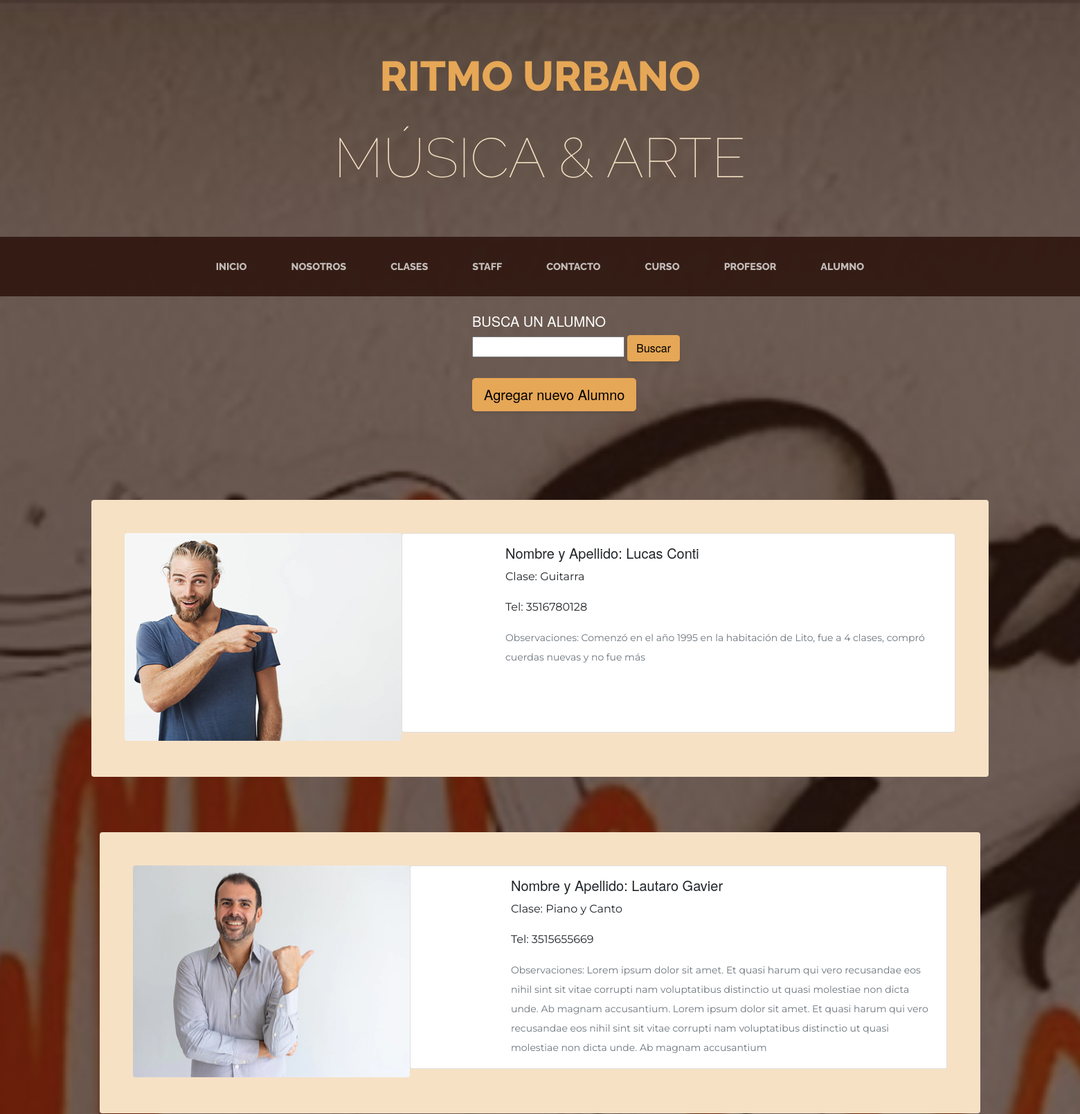
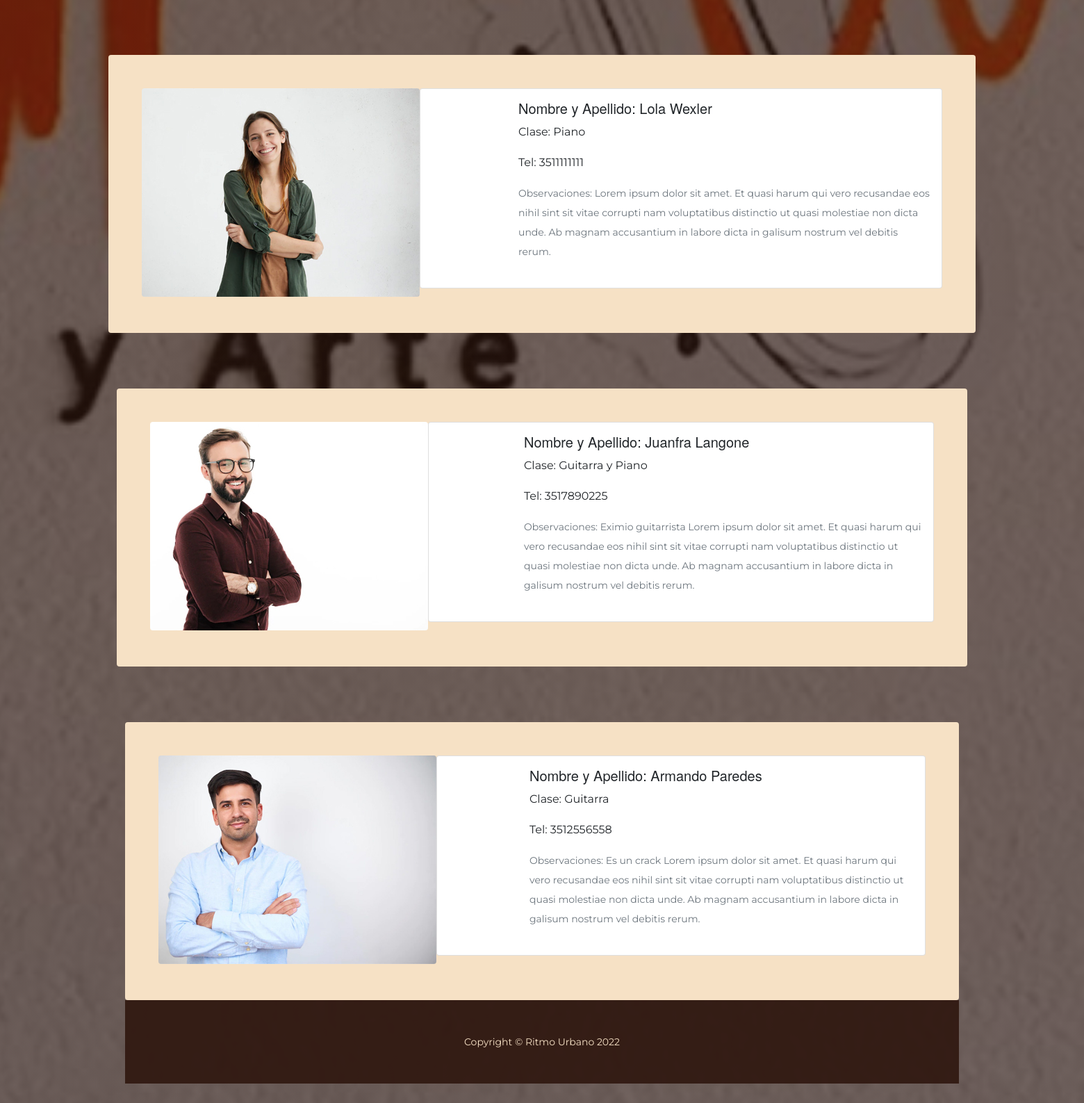
Screenshot of /alumno (signed in) with the database file from the repository (2 pictures, top to bottom).
### AppRitmoUrbano/models.py (models this page shows, shortened)
class Alumno(models.Model):
    imagen = models.ImageField(upload_to='media/alumnos', null=True, blank = True)
    nombre = models.CharField(max_length=40)
    apellido = models.CharField(max_length=40)
    curso = models.CharField(max_length=40)
    email = models.EmailField
    telefono = models.IntegerField()
    observaciones = models.TextField()

### AppRitmoUrbano/views.py (the view)
# urls.py: path('alumno',views.leerAlumno, name="LeerAlumno"),
def leerAlumno(request):
    alumno = Alumno.objects.all()
    contexto= {"alumno":alumno}
    return render(request, "AppRitmoUrbano/leeralumno.html", contexto)

### AppRitmoUrbano/templates/AppRitmoUrbano/leeralumno.html
{% extends "AppRitmoUrbano/index.html" %}
{% load static %}
{% block contenidoQueCambia %}
<br>
    <div class="content container">
        <div class="row">
            <div class="col-md-48 offset-md-5">
        <div class="col-xl-3">
            <h5 style="font-family: montserrat extrabold, helvetica neue, open sans, source Sans pro ; color: white">BUSCA UN ALUMNO</h5>
            <form action="resultadoBusqueda1" method="POST">{% csrf_token %}
                <input type="text" name="query" required>
                <input style= "font-family: montserrat extrabold, helvetica neue, open sans, source sans pro" class=" col-auto btn btn-primary btn-sg" type="submit" value="Buscar">
            </form>
        </div>
    <br>
    {% if request.user.is_authenticated %}
        <a href={% url 'AlumnoFormulario' %}><button class=" col-auto btn btn-primary btn-lg" style="font-family: montserrat extrabold, helvetica neue, open sans, source Sans pro">Agregar nuevo Alumno</button></a>
    {% else %}
        <a href={% url 'Login' %} class=" col-auto btn btn-primary btn-lg" style="color: white;">Inicia sesión para crear Alumnos</a>
    {% endif %}
    </div>
        </div>
            </div>
    <br><br>
    {% for p in alumno %}
    <section class="page-section">
        <div class="container">
            <div class="product-item">
                <div class="product-item-title d-flex">
                            <div class="bg-faded p-5 d-flex ms-auto rounded">
                            <img src="{{p.imagen.url}}" class="product-item-img mx-auto d-flex rounded img-fluid mb-4 mb-lg-1" alt="...">
            <div class="card mb-3">
                <div class="row g-0">
                  <div class="col-md-2">
                  </div>
                  <div class="col-md-10">
                    <div class="card-body">
                      <h5 class="card-title" style= "font-family: montserrat semibold, helvetica neue, open sans, source sans pro">Nombre y Apellido: {{p.nombre}} {{p.apellido}}</h5>
                      <p class="card-text" style= "font-family: montserrat, helvetica neue, open sans, source sans pro">Clase: {{p.curso}}</p>
                      <p class="card-text" style= "font-family: montserrat, helvetica neue, open sans, source sans pro">Tel: {{p.telefono}}</p>
                      <p class="card-text" style= "font-family: montserrat, helvetica neue, open sans, source sans pro"><small class="text-muted">Observaciones: {{p.observaciones}}</small></p>
                    </div>
                  </div>
                </div>
            </div>
        </div>
            </div>
    <br>
    <br>
    {% endfor %}
{% endblock %}

### rows the page displays
Alumno: imagen (picture), nombre "Lucas", apellido "Conti", curso "Guitarra", telefono "3516780128", observaciones "Comenzó en el año 1995 en la habitación de Lito, fue a 4 clases, compró cuerdas nuevas y no fue más"
Alumno: imagen (picture), nombre "Lautaro", apellido "Gavier", curso "Piano y Canto", telefono "3515655669", observaciones "Lorem ipsum dolor sit amet. Et quasi harum qui vero recusandae eos nihil sint sit vitae corrupti nam voluptatibus distinctio ut quasi molestiae non dicta unde. Ab magnam accusantium. Lorem ipsum dolor sit amet. Et quasi harum qui vero recusandae eos nihil sint sit vitae corrupti nam voluptatibus distinctio ut quasi molestiae non dicta unde. Ab magnam accusantium"
Alumno: imagen (picture), nombre "Lola", apellido "Wexler", curso "Piano", telefono "3511111111", observaciones "Lorem ipsum dolor sit amet. Et quasi harum qui vero recusandae eos nihil sint sit vitae corrupti nam voluptatibus distinctio ut quasi molestiae non dicta unde. Ab magnam accusantium in labore dicta in galisum nostrum vel debitis rerum."
Alumno: imagen (picture), nombre "Juanfra", apellido "Langone", curso "Guitarra y Piano", telefono "3517890225", observaciones "Eximio guitarrista Lorem ipsum dolor sit amet. Et quasi harum qui vero recusandae eos nihil sint sit vitae corrupti nam voluptatibus distinctio ut quasi molestiae non dicta unde. Ab magnam accusantium in labore dicta in galisum nostrum vel debitis rerum."
Alumno: imagen (picture), nombre "Armando", apellido "Paredes", curso "Guitarra", telefono "3512556558", observaciones "Es un crack Lorem ipsum dolor sit amet. Et quasi harum qui vero recusandae eos nihil sint sit vitae corrupti nam voluptatibus distinctio ut quasi molestiae non dicta unde. Ab magnam accusantium in labore dicta in galisum nostrum vel debitis rerum."
